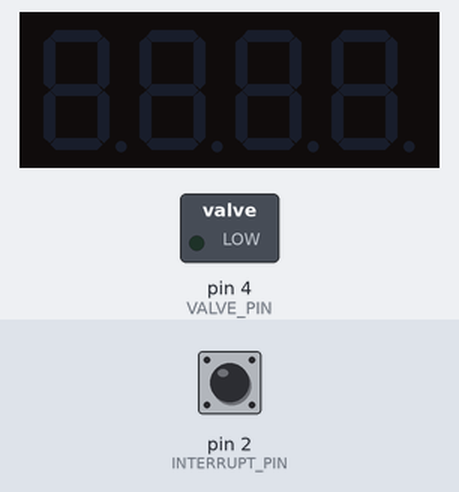
The sketch below on a simulated Arduino Uno, built with avr-gcc and run on an emulated ATmega328P. Parts: 4-digit seven-segment display, switched loads named in the sketch (green lamp = pin HIGH). The test bench sets the inputs (shaded band); at power-on: pin 2 (INTERRUPT_PIN) HIGH. Sleep ends after the set time or at an interrupt.

Above: at 1.2 s.
1.3 s: pin 2 (INTERRUPT_PIN) pulled LOW for 0.15 s
At 2.0 s:
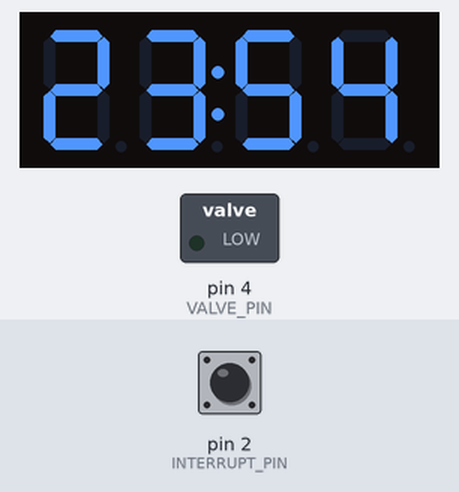
At 2.67 s:
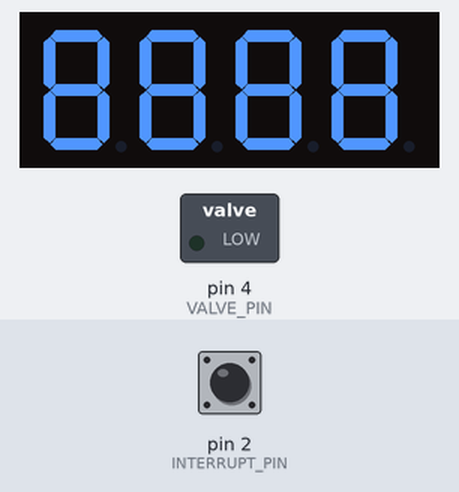
Timing chart, 0 to 4.3 s (numbered marks = the images above; inputs shaded):
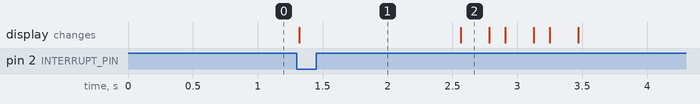

The sketch:

arduWatering.ino
```cpp
#include <avr/sleep.h>
#include <avr/power.h>
#include <TM1637Display.h>


// TODO:
// - show time in the 4-digit display
// - Test battery's life.
//    - Use an Arduino Pro instead?
//    - http://arduino.stackexchange.com/questions/6/what-are-or-how-do-i-use-the-power-saving-options-of-the-arduino-to-extend-bat
//    - http://www.gammon.com.au/forum/?id=11497
//    - http://oregonembedded.com/batterycalc.htm
// - buy pipes, cube with valve, splitters, battery, pump/solenoid valve, case
// - Remove Serial references

// Hardware interrupt ports of arduino: digital pin 2 and 3
#define INTERRUPT_PIN 2
#define VALVE_PIN 4
#define TM1637_CLK_PIN 5
#define TM1637_DIO_PIN 6

#define CYCLE_TIME_SECONDS 8

const long MINUTES = 60L;
const long HOURS = 60L * MINUTES;

const long WATERING_TIME = 6L * MINUTES;
const long SLEEPING_TIME = 24L * HOURS - WATERING_TIME;

const int SLEEP_CYCLES = SLEEPING_TIME / CYCLE_TIME_SECONDS;  // Number of sleeping cycles needed before the time defined
                                                            // above elapses. Note that this does integer math.
const int WATER_CYCLES = WATERING_TIME / CYCLE_TIME_SECONDS;

// States
const int SLEEPING = 0;
const int WATERING = 1;

// DISPLAY
const uint8_t FULL = SEG_A | SEG_B | SEG_C | SEG_D | SEG_E | SEG_F | SEG_G;
const uint8_t HALF = SEG_C | SEG_D | SEG_E | SEG_G;
const uint8_t NONE = 0;
const uint8_t OFF[] = { NONE, NONE, NONE, NONE };
const uint8_t BATTERY_100[] = { FULL, FULL, FULL, FULL };
const uint8_t BATTERY_87[] =  { HALF, FULL, FULL, FULL };
const uint8_t BATTERY_75[] =  { NONE, FULL, FULL, FULL };
const uint8_t BATTERY_62[] =  { NONE, HALF, FULL, FULL };
const uint8_t BATTERY_50[] =  { NONE, NONE, FULL, FULL };
const uint8_t BATTERY_37[] =  { NONE, NONE, HALF, FULL };
const uint8_t BATTERY_25[] =  { NONE, NONE, NONE, FULL };
const uint8_t BATTERY_12[] =  { NONE, NONE, NONE, HALF };

// These variables are made volatile because they are changed inside an interrupt function
volatile int sleepingCycles = 0;
volatile int wateringCycles = 0;

volatile boolean externalInterruption = false;

int state = SLEEPING;

TM1637Display display(TM1637_CLK_PIN, TM1637_DIO_PIN);

void setup(void) {
  pinMode(INTERRUPT_PIN, INPUT_PULLUP);
  pinMode(VALVE_PIN, OUTPUT);
  Serial.begin(9600);
  display.setBrightness(7);

  enableWatchdog();

  // The following saves some extra power by disabling some peripherals I am not using.
  disableExtraPeripherals();
}

void loop(void) {
  if (externalInterruption) {
    showRemainingTime();
    showBatteryStatus();
    externalInterruption = false;
  }
  attachInterrupt(getInterruptPin(), interrupt_isr, FALLING);
  sleepUntilInterruption();
  checkStates();
}

int getInterruptPin() {
  return digitalPinToInterrupt(INTERRUPT_PIN);
}

void enableWatchdog() {
  // Clear the reset flag, the WDRF bit (bit 3) of MCUSR.
  MCUSR = MCUSR & B11110111;

  // Set the WDCE bit (bit 4) and the WDE bit (bit 3) of WDTCSR. The WDCE bit must be set in order
  // to change WDE or the watchdog prescalers. Setting the WDCE bit will allow updtaes to the
  // prescalers and WDE for 4 clock cycles then it will be reset by hardware.
  WDTCSR = WDTCSR | B00011000;

  // Set the watchdog timeout prescaler value to 1024 K
  // which will yeild a time-out interval of about 8.0 s.
  WDTCSR = B00100001;

  // Enable the watchdog timer interupt.
  WDTCSR = WDTCSR | B01000000;
  MCUSR = MCUSR & B11110111;
}

void disableExtraPeripherals() {

  // Disable the ADC by setting the ADEN bit (bit 7) to zero.
  // If we disable the ADC we cannot check the battery life
  // ADCSRA = ADCSRA & B01111111;
  // power_adc_disable();

  // Disable the analog comparator by setting the ACD bit (bit 7) to one.
  ACSR = B10000000;
  //power_aca_disable();

  // Disable digital input buffers on all analog input pins by setting bits 0-5 to one.
  DIDR0 = DIDR0 | B00111111;

  // Disable the Serial Peripheral Interface module.
  power_spi_disable();

  // Disable the Two Wire Interface module.
  power_twi_disable();
}

void sleepUntilInterruption()   {
  // The ATmega328 has five different sleep states.
  // See the ATmega 328 datasheet for more information.
  // SLEEP_MODE_IDLE -the least power savings
  // SLEEP_MODE_ADC
  // SLEEP_MODE_PWR_SAVE
  // SLEEP_MODE_STANDBY
  // SLEEP_MODE_PWR_DOWN -the most power savings

  set_sleep_mode(SLEEP_MODE_PWR_DOWN);
  sleep_bod_disable();
  sleep_mode();           // Enter sleep mode.
  // After waking from watchdog interrupt the code continues to execute from this point.
}

void checkStates() {
  if (state == SLEEPING && sleepingCycles == SLEEP_CYCLES) {
    startWatering();
  } else if (state == WATERING && wateringCycles == WATER_CYCLES) {
    stopWatering();
  }
}

void startWatering() {
  digitalWrite(VALVE_PIN, HIGH);
  sleepingCycles = 0;
  state = WATERING;
}

void stopWatering() {
  digitalWrite(VALVE_PIN, LOW);
  wateringCycles = 0;
  state = SLEEPING;
}

void interrupt_isr() {
  detachInterrupt(getInterruptPin());
  externalInterruption = true;
}

ISR(WDT_vect) {
  if (state == SLEEPING) sleepingCycles++;
  else wateringCycles++;
}

const long InternalReferenceVoltage = 1099;  // Adjust this value to your board's specific internal BG voltage

// Code courtesy of "Coding Badly" and "Retrolefty" from the Arduino forum
// results are Vcc * 100
// So for example, 5V would be 500.
int getBandgap() {
  // REFS0 : Selects AVcc external reference
  // MUX3 MUX2 MUX1 : Selects 1.1V (VBG)
  ADMUX = bit (REFS0) | bit (MUX3) | bit (MUX2) | bit (MUX1);
  ADCSRA |= bit( ADSC );  // start conversion

  while (ADCSRA & bit (ADSC)) { }  // wait for conversion to complete

  int results = (((InternalReferenceVoltage * 1024) / ADC) + 5) / 10;
  return results;
}

void showRemainingTime() {
  long remainingCycles = SLEEP_CYCLES - sleepingCycles;
  long remainingSeconds = remainingCycles * CYCLE_TIME_SECONDS;

  int hours = remainingSeconds / HOURS;
  int minutes = (remainingSeconds / MINUTES) % MINUTES;

  int num = hours * 100 + minutes;

  display.showNumberDecEx(num, (0x80 >> 1));
  delay(1200);
  display.setSegments(OFF);
}

void showBatteryStatus() {
  uint8_t batteryStatus[4];

  getBatteryStatus(batteryStatus);

  for (int i=0; i<3; i++) {
    display.setSegments(batteryStatus);
    delay(200);
    display.setSegments(OFF);
    delay(100);
  }
}

void getBatteryStatus(uint8_t batteryStatus[]) {
  int bandgap = getBandgap();

  // Below 1.8V - cannot operate
  int normalizedMargin = ((bandgap - 180) * 100) / 320;

  if (normalizedMargin > 87)      getDisplayUint(batteryStatus, FULL, FULL, FULL, FULL);
  else if (normalizedMargin > 75) getDisplayUint(batteryStatus, HALF, FULL, FULL, FULL);
  else if (normalizedMargin > 62) getDisplayUint(batteryStatus, NONE, FULL, FULL, FULL);
  else if (normalizedMargin > 50) getDisplayUint(batteryStatus, NONE, HALF, FULL, FULL);
  else if (normalizedMargin > 37) getDisplayUint(batteryStatus, NONE, NONE, FULL, FULL);
  else if (normalizedMargin > 25) getDisplayUint(batteryStatus, NONE, NONE, HALF, FULL);
  else if (normalizedMargin > 12) getDisplayUint(batteryStatus, NONE, NONE, NONE, FULL);
  else                            getDisplayUint(batteryStatus, NONE, NONE, NONE, HALF);
}

void getDisplayUint(uint8_t displayUint[], uint8_t display0, uint8_t display1, uint8_t display2, uint8_t display3) {
  displayUint[0] = display0;
  displayUint[1] = display1;
  displayUint[2] = display2;
  displayUint[3] = display3;
}
```

Measured:
- after the input at 1.3 s, the display: changes at once (image 1)
